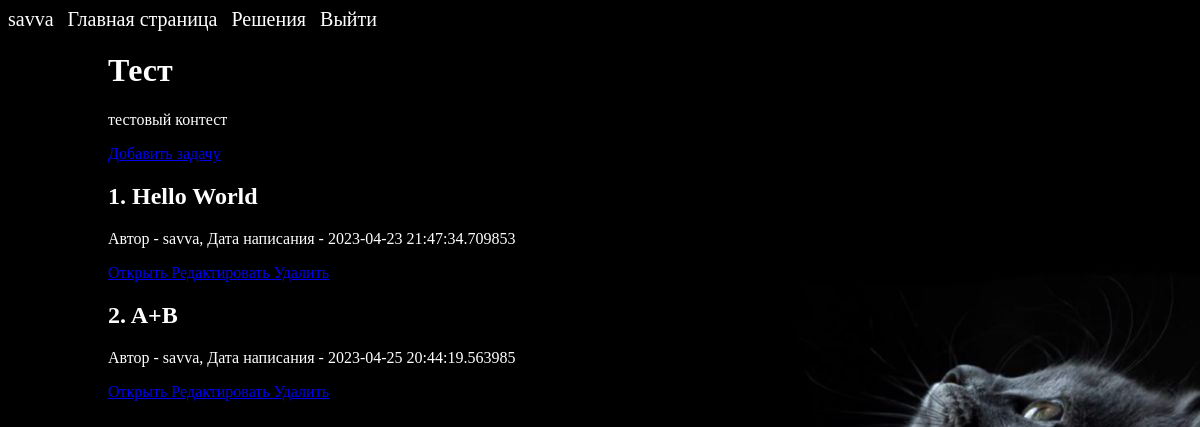
Page /contests/1 (signed in) on the committed database.
### models.py (models this page shows, shortened)
class User(SqlAlchemyBase, UserMixin, SerializerMixin):
    __tablename__ = 'users'
    id = Column(Integer, primary_key=True, autoincrement=True)
    name = Column(String, nullable=True)
    email = Column(String, index=True, unique=True, nullable=True)
    hashed_password = Column(String, nullable=True)
    score = Column(String, nullable=True)
    created_date = Column(DateTime, default=datetime.datetime.now)
    tasks = orm.relationship("Tasks", back_populates='user')
    contests = orm.relationship("Contests", back_populates='user')
    solutions = orm.relationship('Solutions', back_populates='user', lazy='subquery')

class Contests(SqlAlchemyBase, SerializerMixin):
    __tablename__ = 'contests'
    id = Column(Integer, primary_key=True, autoincrement=True)
    title = Column(String, nullable=True)
    description = Column(String, nullable=True)
    created_date = Column(DateTime, default=datetime.datetime.now)
    user_id = Column(Integer, ForeignKey("users.id"))
    user = orm.relationship('User')
    tasks = orm.relationship("Tasks", back_populates='contest')

class Tasks(SqlAlchemyBase, SerializerMixin):
    __tablename__ = 'tasks'
    id = Column(Integer, primary_key=True, autoincrement=True)
    title = Column(String, nullable=True)
    description = Column(String, nullable=True)
    input_format = Column(String, nullable=True)
    output_format = Column(String, nullable=True)
    input_example = Column(String, nullable=True)
    output_example = Column(String, nullable=True)
    created_date = Column(DateTime, default=datetime.datetime.now)
    user_id = Column(Integer, ForeignKey("users.id"))
    user = orm.relationship('User')
    contest_id = Column(Integer, ForeignKey("contests.id"))
    contest = orm.relationship('Contests')
    solutions = orm.relationship('Solutions', back_populates='task')

### app.py (the view)
@app.route('/contests/<int:id>', methods=['GET', 'POST'])
@login_required
def contest(id):
    db_sess = db_session.create_session()
    contest = db_sess.query(Contests).filter(Contests.id == id).first()
    tasks = db_sess.query(Tasks).filter(Tasks.contest_id == id)
    return render_template('contest.html', contest=contest, tasks=tasks)

### app.py (called while the page is built)
@login_manager.user_loader
def load_user(user_id):
    db_sess = db_session.create_session()
    return db_sess.query(User).get(user_id)

### db_session.py (called while the page is built)
def create_session() -> Session:
    global __factory
    return __factory()

### templates/contest.html (shortened to what this page needs)
<!doctype html>
<html lang="en">
<head>
	<link href = "/static/css/contest.css" rel = "stylesheet" type="text/css" media="all">
</head>
<body>
<header>
    <nav>
        {% if current_user.is_authenticated %}
        <a style="color: white; text-decoration: none; font-size: 20px" href="/user/{{ current_user.id }}">{{ current_user.name }}</a>
        {% else %}
        <a style="color: white; text-decoration: none; font-size: 20px; margin-left: 10px" href="/register">Зарегистрироваться</a>
        <a style="color: white; text-decoration: none; font-size: 20px; margin-left: 10px" href="/login">Войти</a>
        {% endif %}
        <a style="color: white; text-decoration: none; font-size: 20px; margin-left: 10px" href="/">Главная страница</a>
        <a style="color: white; text-decoration: none; font-size: 20px; margin-left: 10px" href="/solutions">Решения</a>
        <a style="color: white; text-decoration: none; font-size: 20px; margin-left: 10px" href="/logout">Выйти</a>
    </nav>
</header>
<div id="main">
	<h1>{{ contest.title }}</h1>
	<p>{{ contest.description }}</p>
	<a href="/contests/{{ contest.id }}/add_task">Добавить задачу</a>
    {% for item in tasks %}
    <div>
        <h2>{{item.id}}. {{item.title}}</h2>
        <div>
            <p>Автор - {{item.user.name}}, Дата написания - {{item.created_date}}</p>
        </div>
        {% if current_user.is_authenticated %}
        <div>
            <a href="/contests/{{ contest.id }}/tasks/{{ item.id }}">
                Открыть
            </a>
            <a href="/contests/{{ contest.id }}/edit_task/{{ item.id }}">
                Редактировать
            </a>
            <a href="/contests/{{ contest.id }}/tasks_delete/{{ item.id }}">
                Удалить
            </a>
        </div>
        {% endif %}
    </div>
    {% endfor %}
</div>
</body>
</html>

### static/css/contest.css (style rules this page uses)
body { background-image: url("cat.jpg"); }
h1 { color: white; }
h2 { color: white; }
p { color: white; }
#main { margin-left: 100px; }

### rows in the picture
User: name "savva"
Contests: title "Тест", description "тестовый контест"
Tasks: id "1", title "Hello World", user.name "savva", created_date "2023-04-23 21:47:34.709853"
Tasks: id "2", title "A+B", user.name "savva", created_date "2023-04-25 20:44:19.563985"
